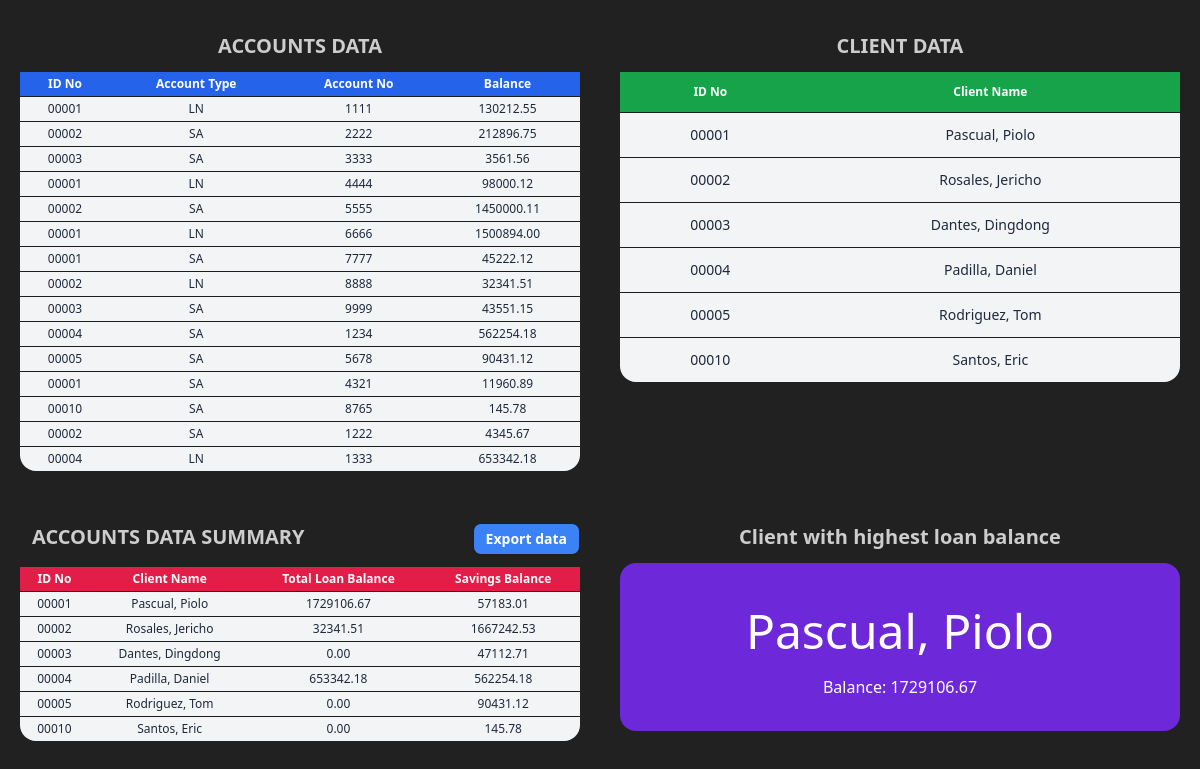
The page / on the database its author committed.
### tables this page shows
CREATE TABLE `acct_master` (
  `#` int(11) NOT NULL,
  `IDNo` text NOT NULL,
  `AccTyp` text NOT NULL,
  `AcctNo` int(11) NOT NULL,
  `ChkDgt` int(11) NOT NULL,
  `Balance` decimal(20,2) NOT NULL
);

CREATE TABLE `id_master` (
  `#` int(11) NOT NULL,
  `IDNo` text NOT NULL,
  `ClntName` text NOT NULL
);

### accounts_data.php (the view)
<div class="w-1/2 p-5">
    <h1 class='text-center text-xl font-semibold my-3'>ACCOUNTS DATA</h1>
    <table class="table table-xs text-center bg-gray-100 text-slate-800">
        <thead>
            <tr class='text-white bg-blue-600'>
                <th>ID No</th>
                <th>Account Type</th>
                <th>Account No</th>
                <th>Balance</th>
            </tr>
        </thead>
        <tbody>
            <?php
                $sql = "SELECT * from acct_master";
                $data = $conn->query($sql);
                if ($data -> num_rows > 0){
                    while ($row = $data -> fetch_assoc()){
                        echo "<tr><td>" . $row['IDNo'] . "</td>" .
                                "<td>" . $row['AccTyp'] . "</td>" .
                                "<td>" . $row['AcctNo'] . "</td>" .
                                "<td>" . $row['Balance'] . "</td>" .
                                "</tr>";
                    }
                }
                else {
                    echo "<p> No data.</p>";
                }
            ?>
        </tbody>
    </table>
</div>

### index.php
<!DOCTYPE html>
<html data-theme='halloween'>
    <?php
        include "./head.php";
        include "./db_conn.php";
    ?>
    <body class="w-screen min-h-screen">
        <div class="flex w-full h-full">
            <?php include "./accounts_data.php"; ?>
            <?php include "./client_data.php"; ?>
        </div>
        <div class="flex w-full h-full">
            <?php include "./accounts_data_summary.php"; ?>
            <div class="w-1/2 p-5">
                <h1 class='text-center text-xl font-semibold my-3'>Client with highest loan balance</h1>
                <div class="card bg-violet-700 text-white">
                    <div class="card-body text-center items-center">
                        <p class='text-5xl text-center my-3'><?php echo $highBalClnt; ?></p>
                        <p>Balance: <?php echo $highestBalance; ?></p>
                    </div>
                </div>
            </div>
        </div>
    </body>
</html>

### head.php (shortened to what this page needs)
<head>
    <link href="https://cdn.jsdelivr.net/npm/daisyui@4.11.1/dist/full.min.css" rel="stylesheet" type="text/css" />
    <script src="https://cdn.tailwindcss.com"></script>
</head>

### client_data.php
<div class="w-1/2 p-5">
    <h1 class='text-center text-xl font-semibold my-3'>CLIENT DATA</h1>
    <table class="table text-center bg-gray-100 text-slate-800">
        <thead>
            <tr class='text-white bg-green-600'>
                <th>ID No</th>
                <th>Client Name</th>
            </tr>
        </thead>
        <tbody>
            <?php
                $sql = "SELECT * from id_master";
                $data = $conn->query($sql);
                if ($data -> num_rows > 0){
                    while ($row = $data -> fetch_assoc()){
                        echo "<tr><td>" . $row['IDNo'] . "</td>" .
                                "<td>" . $row['ClntName'] . "</td>" .
                                "</tr>";
                    }
                }
                else {
                    echo "<p> No data.</p>";
                }
            ?>
        </tbody>
    </table>
</div>

### accounts_data_summary.php (shortened to what this page needs)
<div class="flex flex-col w-1/2 p-5 items-center">
    <div class='flex justify-between w-full pl-3'>
        <h1 class='text-center text-xl font-semibold my-3'>ACCOUNTS DATA SUMMARY</h1>
        <form method='post'>
            <button type='submit' name='exportBtn' class='btn btn-sm my-3 bg-blue-500 text-white w-auto'>Export data</button>
        </form>
    </div>
    <table class="table table-xs text-center bg-gray-100 text-slate-800">
        <thead>
            <tr class='text-white bg-rose-600'>
                <th>ID No</th>
                <th>Client Name</th>
                <th>Total Loan Balance</th>
                <th>Savings Balance</th>
            </tr>
        </thead>
        <tbody>
            <?php
                $sql = "SELECT acct_master.IDNo, id_master.ClntName, SUM(CASE WHEN acct_master.AccTyp='LN' THEN acct_master.Balance ELSE 0 END) as TotalBalance, SUM(CASE WHEN acct_master.AccTyp='SA' THEN acct_master.Balance ELSE 0 END) as TotalSavingsBalance FROM acct_master LEFT JOIN id_master ON acct_master.IDNo=id_master.IDNo GROUP BY IDNo";
                $data = $conn->query($sql);
                if ($data -> num_rows > 0){
                    $highestBalance = 0;
                    while ($row = $data -> fetch_assoc()){
                        if ($highestBalance < $row['TotalBalance']){
                            $highestBalance = $row['TotalBalance'];
                            $highBalClnt = $row['ClntName'];
                        }
                        echo "<tr><td>" . $row['IDNo'] . "</td>" .
                                "<td>" . $row['ClntName'] . "</td>" .
                                "<td>" . $row['TotalBalance'] . "</td>" .
                                "<td>" . $row['TotalSavingsBalance'] . "</td>" .
                                "</tr>";
                    }
                }
                else {
                    echo "<p> No data.</p>";
                }
            ?>
        </tbody>
    </table>
</div>

### rows shown on the page
acct_master: IDNo "00001", AccTyp "LN", AcctNo "1111", Balance "130212.55"
acct_master: IDNo "00002", AccTyp "SA", AcctNo "2222", Balance "212896.75"
acct_master: IDNo "00003", AccTyp "SA", AcctNo "3333", Balance "3561.56"
acct_master: IDNo "00001", AccTyp "LN", AcctNo "4444", Balance "98000.12"
acct_master: IDNo "00002", AccTyp "SA", AcctNo "5555", Balance "1450000.11"
acct_master: IDNo "00001", AccTyp "LN", AcctNo "6666", Balance "1500894.00"
acct_master: IDNo "00001", AccTyp "SA", AcctNo "7777", Balance "45222.12"
acct_master: IDNo "00002", AccTyp "LN", AcctNo "8888", Balance "32341.51"
acct_master: IDNo "00003", AccTyp "SA", AcctNo "9999", Balance "43551.15"
acct_master: IDNo "00004", AccTyp "SA", AcctNo "1234", Balance "562254.18"
acct_master: IDNo "00005", AccTyp "SA", AcctNo "5678", Balance "90431.12"
acct_master: IDNo "00001", AccTyp "SA", AcctNo "4321", Balance "11960.89"
acct_master: IDNo "00010", AccTyp "SA", AcctNo "8765", Balance "145.78"
acct_master: IDNo "00002", AccTyp "SA", AcctNo "1222", Balance "4345.67"
acct_master: IDNo "00004", AccTyp "LN", AcctNo "1333", Balance "653342.18"
id_master: IDNo "00001", ClntName "Pascual, Piolo"
id_master: IDNo "00002", ClntName "Rosales, Jericho"
id_master: IDNo "00003", ClntName "Dantes, Dingdong"
id_master: IDNo "00004", ClntName "Padilla, Daniel"
id_master: IDNo "00005", ClntName "Rodriguez, Tom"
id_master: IDNo "00010", ClntName "Santos, Eric"

### other values the page prints
$row['IDNo'] "00001"
$row['ClntName'] "Pascual, Piolo"
$row['TotalBalance'] "1729106.67"
$row['TotalSavingsBalance'] "57183.01"
$row['IDNo'] "00002"
$row['ClntName'] "Rosales, Jericho"
$row['TotalBalance'] "32341.51"
$row['TotalSavingsBalance'] "1667242.53"
$row['IDNo'] "00003"
$row['ClntName'] "Dantes, Dingdong"
$row['TotalBalance'] "0.00"
$row['TotalSavingsBalance'] "47112.71"
$row['IDNo'] "00004"
$row['ClntName'] "Padilla, Daniel"
$row['TotalBalance'] "653342.18"
